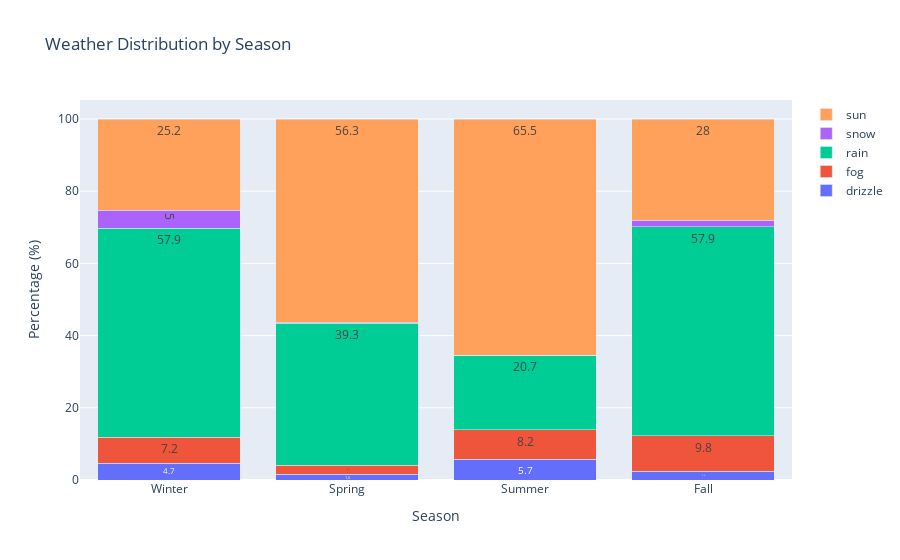

Notebook source saved alongside this figure:
### Markdown cell above
## 3. Weather Patterns and Seasonal Analysis

### Code cell
# 3.1 Weather Type Distribution by Season
seasonal_weather = pd.crosstab(df['season'], df['weather'], normalize='index') * 100

fig = go.Figure()
for weather_type in seasonal_weather.columns:
    fig.add_trace(go.Bar(
        name=weather_type,
        x=seasonal_weather.index,
        y=seasonal_weather[weather_type],
        text=np.round(seasonal_weather[weather_type], 1),
        textposition='auto',
    ))

fig.update_layout(
    barmode='stack',
    title='Weather Distribution by Season',
    xaxis_title='Season',
    yaxis_title='Percentage (%)'
)
fig.show()

# 3.2 Wind Speed Patterns
fig = make_subplots(rows=2, cols=1,
                    subplot_titles=('Wind Speed Timeline', 'Wind Speed Distribution by Weather'))

# Wind Speed Timeline
fig.add_trace(
    go.Scatter(x=df['date'], y=df['wind'], mode='lines',
               name='Wind Speed', line=dict(color='darkblue')),
    row=1, col=1
)

# Wind Speed Distribution by Weather
for weather_type in df['weather'].unique():
    wind_data = df[df['weather'] == weather_type]['wind']
    fig.add_trace(
        go.Violin(x=[weather_type] * len(wind_data),
                 y=wind_data,
                 name=weather_type,
                 box_visible=True,
                 meanline_visible=True),
        row=2, col=1
    )

fig.update_layout(height=800, title_text="Wind Speed Analysis")
fig.show()

# 3.3 Weather Transition Sunburst
# Calculate weather transitions
df['next_weather'] = df['weather'].shift(-1)
transitions = pd.crosstab(df['weather'], df['next_weather'])

# Create sunburst data
labels = list(transitions.index) + [f"{i}->{j}" for i in transitions.index for j in transitions.columns]
parents = [''] * len(transitions.index) + [i for i in transitions.index for j in transitions.columns]
values = [transitions.sum(axis=1)[i] for i in transitions.index] + [transitions.values.flatten()]

fig = go.Figure(go.Sunburst(
    labels=labels,
    parents=parents,
    values=values,
))
fig.update_layout(title='Weather Pattern Transitions')
fig.show()

# 3.4 Multi-variable Weather Conditions
# Scale temperature for marker size to ensure all values are positive
df['temp_scaled'] = df['temp_max'] - df['temp_max'].min() + 1  # Add 1 to avoid zero sizes

fig = px.scatter_3d(df, x='temp_max', y='wind', z='precipitation',
                    color='weather', size='temp_scaled',
                    title='3D Weather Conditions Plot',
                    labels={'temp_max': 'Temperature (°C)',
                           'wind': 'Wind Speed (m/s)',
                           'precipitation': 'Precipitation (mm)'},
                    hover_data=['date'])
                    
# Update marker size range
fig.update_traces(marker=dict(sizeref=0.1))
fig.show()

### Figure 1 — Plotly figure (JSON) as saved in the notebook; plotly's stock layout.template omitted (floating-point values rounded to 4 significant figures)
{"data": [{"name": "drizzle", "text": [4.7, 1.6, 5.7, 2.4], "textposition": "auto", "type": "bar", "x": ["Winter", "Spring", "Summer", "Fall"], "y": [4.709, 1.648, 5.707, 2.446]}, {"name": "fog", "text": [7.2, 2.5, 8.2, 9.8], "textposition": "auto", "type": "bar", "x": ["Winter", "Spring", "Summer", "Fall"], "y": [7.202, 2.473, 8.152, 9.783]}, {"name": "rain", "text": [57.9, 39.3, 20.7, 57.9], "textposition": "auto", "type": "bar", "x": ["Winter", "Spring", "Summer", "Fall"], "y": [57.89, 39.29, 20.65, 57.88]}, {"name": "snow", "text": [5.0, 0.3, 0.0, 1.9], "textposition": "auto", "type": "bar", "x": ["Winter", "Spring", "Summer", "Fall"], "y": [4.986, 0.2747, 0.0, 1.902]}, {"name": "sun", "text": [25.2, 56.3, 65.5, 28.0], "textposition": "auto", "type": "bar", "x": ["Winter", "Spring", "Summer", "Fall"], "y": [25.21, 56.32, 65.49, 27.99]}], "layout": {"barmode": "stack", "title": {"text": "Weather Distribution by Season"}, "xaxis": {"title": {"text": "Season"}}, "yaxis": {"title": {"text": "Percentage (%)"}}}}
